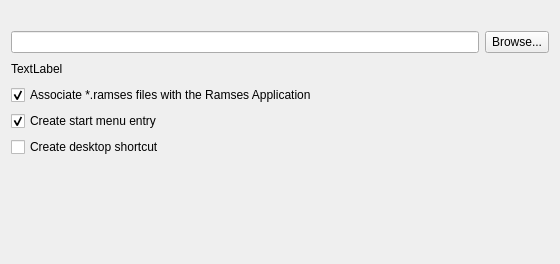
<?xml version="1.0" encoding="UTF-8"?>
<ui version="4.0">
 <class>TargetWidget</class>
 <widget class="QWidget" name="TargetWidget">
  <property name="geometry">
   <rect>
    <x>0</x>
    <y>0</y>
    <width>560</width>
    <height>264</height>
   </rect>
  </property>
  <property name="sizePolicy">
   <sizepolicy hsizetype="Preferred" vsizetype="Preferred">
    <horstretch>0</horstretch>
    <verstretch>0</verstretch>
   </sizepolicy>
  </property>
  <property name="minimumSize">
   <size>
    <width>491</width>
    <height>190</height>
   </size>
  </property>
  <property name="windowTitle">
   <string>Form</string>
  </property>
  <layout class="QVBoxLayout" name="verticalLayout">
   <item>
    <widget class="QLabel" name="description">
     <property name="text">
      <string/>
     </property>
    </widget>
   </item>
   <item>
    <layout class="QHBoxLayout" name="horizontalLayout">
     <item>
      <widget class="QLineEdit" name="targetDirectory"/>
     </item>
     <item>
      <widget class="QToolButton" name="targetChooser">
       <property name="sizePolicy">
        <sizepolicy hsizetype="Fixed" vsizetype="Preferred">
         <horstretch>0</horstretch>
         <verstretch>0</verstretch>
        </sizepolicy>
       </property>
       <property name="minimumSize">
        <size>
         <width>0</width>
         <height>0</height>
        </size>
       </property>
       <property name="text">
        <string>Browse...</string>
       </property>
      </widget>
     </item>
    </layout>
   </item>
   <item>
    <layout class="QHBoxLayout" name="horizontalLayout_2">
     <property name="topMargin">
      <number>0</number>
     </property>
     <item>
      <widget class="QLabel" name="warning">
       <property name="enabled">
        <bool>true</bool>
       </property>
       <property name="text">
        <string>TextLabel</string>
       </property>
      </widget>
     </item>
     <item>
      <spacer name="horizontalSpacer">
       <property name="orientation">
        <enum>Qt::Horizontal</enum>
       </property>
       <property name="sizeHint" stdset="0">
        <size>
         <width>40</width>
         <height>20</height>
        </size>
       </property>
      </spacer>
     </item>
    </layout>
   </item>
   <item>
    <widget class="QCheckBox" name="RegisterFileCheckBox">
     <property name="text">
      <string>Associate *.ramses files with the Ramses Application</string>
     </property>
     <property name="checked">
      <bool>true</bool>
     </property>
    </widget>
   </item>
   <item>
    <widget class="QCheckBox" name="addStartMenuShortcutBox">
     <property name="text">
      <string>Create start menu entry</string>
     </property>
     <property name="checked">
      <bool>true</bool>
     </property>
    </widget>
   </item>
   <item>
    <widget class="QCheckBox" name="AddDesktopShortcutCheckBox">
     <property name="text">
      <string>Create desktop shortcut</string>
     </property>
     <property name="checked">
      <bool>false</bool>
     </property>
    </widget>
   </item>
   <item>
    <spacer name="verticalSpacer">
     <property name="orientation">
      <enum>Qt::Vertical</enum>
     </property>
     <property name="sizeHint" stdset="0">
      <size>
       <width>20</width>
       <height>122</height>
      </size>
     </property>
    </spacer>
   </item>
  </layout>
 </widget>
 <resources/>
 <connections/>
</ui>
